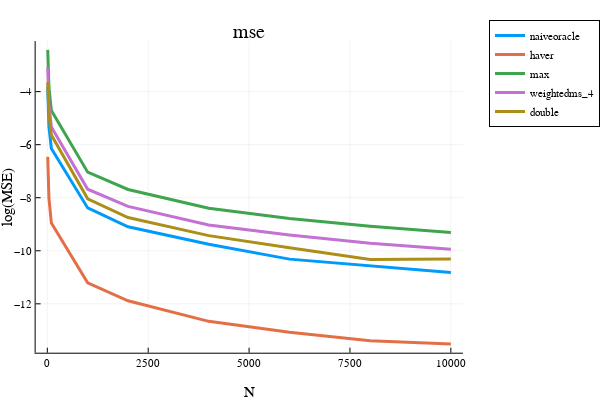

Source (notebook cell):
### Markdown cell above
### Single-gap Linear

### Code cell
"""
trying to run bandits and see the performance of the estimator.

"""

using Infiltrator
using ProgressMeter
using Plots
plotly()

include("./KjBandits.jl")
include("./KjFunctions.jl")


opt = (
    σ² = (1.0/2)^2, 
    dataseed = 313, #123
    algoseed = 789,
    n_trials = 200, #50, #1000, #200
    N_ary = [10, 20, 40, 100, 1000, 2000, 4000, 6000, 8000, 10000], 
    algo_name = "uniform", # "ucb", # "ucb", "sr", "uniform"
    problem_name = "multi_gap_linear", #"equal", "allbest", #"linear_K20" #"linear", "linear_K2_custom", "linear_K2"
    K = 64,
    num_optimals = nothing,
    degree = nothing,
    Delta = nothing,
    gap_splits = 0.3,
)
#estimator_names = ["haver", "naiveoracle", "avg", "max", "weighted_100", "weightedms_4", ]
estimator_names = ["naiveoracle", "haver", "avg", "max", "weightedms_4", "double"]
@show estimator_names
@show opt

hatvalues = zeros(opt.n_trials, length(opt.N_ary), length(estimator_names))
global estimators
global i_t_ary
rng_data = MersenneTwister(opt.dataseed)
rng_algo = MersenneTwister(opt.algoseed) 
rng_algo2 = MersenneTwister(opt.algoseed*31 + 1)
algo = []
problem = []
@showprogress for i_try = 1:opt.n_trials
#    global algo, problem
    myseed = rand(rng_data, UInt32)

    for i_N in eachindex(opt.N_ary)
        global problem, algo
        N = opt.N_ary[i_N]

        problem = problem_factory(
            opt.problem_name, opt.σ²,  myseed, 
            K=opt.K, num_optimals=opt.num_optimals, 
            degree=opt.degree, Delta=opt.Delta, gap_splits=opt.gap_splits)

        algo = algo_factory(opt.algo_name, problem, rand(rng_algo, UInt32))

        myseed2 = rand(rng_algo2, UInt32)
        estimators = [ estimator_factory(name, opt.σ², problem.μ, myseed2) for name in estimator_names]
    
        data = zeros(opt.K, N)
        for i in 1:opt.K
            algo.n_pulls[i] = N
            rewards = problem.μ[i] .+ sqrt(problem.σ²)*randn(problem.rngs[i], N) 
            algo.sum_rewards[i] = sum(rewards) 
            data[i,:] .= rewards
        end 
        
        for i_est in 1:length(estimators)-1
            hatvalues[i_try, i_N, i_est] = estimate_value(estimators[i_est], algo)
        end
        hatvalues[i_try, i_N, end] = estimate_value(estimators[end], data)
        
        @assert maximum(problem.μ) == 0.0
    end
    #- compute the bias and the MSE
end
bias = meansqueeze(hatvalues, 1) # n_alphas x n_estimators
mse = meansqueeze(hatvalues .^ 2, 1)
mae = meansqueeze(abs.(hatvalues), 1)

x = opt.N_ary
i = 1; plot(x, log.(mse[:,i]), label=estimator_names[i], linewidth=3)
i = 2; plot!(x, log.(mse[:,i]), label=estimator_names[i], linewidth=3)
# i = 3; plot!(x, log.(mse[:,i]), label=estimator_names[i], linewidth=3) 
i = 4; plot!(x, log.(mse[:,i]), label=estimator_names[i], linewidth=3)
i = 5; plot!(x, log.(mse[:,i]), label=estimator_names[i], linewidth=3)
i = 6; plot!(x, log.(mse[:,i]), label=estimator_names[i], linewidth=3)
plot!(xlabel="N", ylabel="log(MSE)", legend=:outertopright)  
title!("mse")

### Figure 1 — Plotly figure (JSON) as saved in the notebook; plotly's stock layout.template omitted (floating-point values rounded to 4 significant figures)
{"data": [{"colorbar": {"title": {"text": ""}}, "legendgroup": "naiveoracle", "line": {"color": "rgba(0, 154, 250, 1.000)", "dash": "solid", "shape": "linear", "width": 3}, "mode": "lines", "name": "naiveoracle", "showlegend": true, "type": "scatter", "x": [10, 20, 40, 100, 1000, 2000, 4000, 6000, 8000, 10000], "xaxis": "x", "y": [-3.827, -4.646, -5.324, -6.143, -8.386, -9.096, -9.755, -10.31, -10.58, -10.82], "yaxis": "y", "zmax": null, "zmin": null}, {"colorbar": {"title": {"text": ""}}, "legendgroup": "haver", "line": {"color": "rgba(227, 111, 71, 1.000)", "dash": "solid", "shape": "linear", "width": 3}, "mode": "lines", "name": "haver", "showlegend": true, "type": "scatter", "x": [10, 20, 40, 100, 1000, 2000, 4000, 6000, 8000, 10000], "xaxis": "x", "y": [-6.455, -7.321, -8.014, -8.952, -11.21, -11.89, -12.66, -13.07, -13.4, -13.51], "yaxis": "y", "zmax": null, "zmin": null}, {"colorbar": {"title": {"text": ""}}, "legendgroup": "max", "line": {"color": "rgba(62, 164, 78, 1.000)", "dash": "solid", "shape": "linear", "width": 3}, "mode": "lines", "name": "max", "showlegend": true, "type": "scatter", "x": [10, 20, 40, 100, 1000, 2000, 4000, 6000, 8000, 10000], "xaxis": "x", "y": [-2.425, -3.089, -3.832, -4.716, -7.036, -7.689, -8.393, -8.782, -9.077, -9.312], "yaxis": "y", "zmax": null, "zmin": null}, {"colorbar": {"title": {"text": ""}}, "legendgroup": "weightedms_4", "line": {"color": "rgba(195, 113, 210, 1.000)", "dash": "solid", "shape": "linear", "width": 3}, "mode": "lines", "name": "weightedms_4", "showlegend": true, "type": "scatter", "x": [10, 20, 40, 100, 1000, 2000, 4000, 6000, 8000, 10000], "xaxis": "x", "y": [-3.08, -3.729, -4.478, -5.333, -7.681, -8.327, -9.027, -9.405, -9.715, -9.945], "yaxis": "y", "zmax": null, "zmin": null}, {"colorbar": {"title": {"text": ""}}, "legendgroup": "double", "line": {"color": "rgba(172, 142, 24, 1.000)", "dash": "solid", "shape": "linear", "width": 3}, "mode": "lines", "name": "double", "showlegend": true, "type": "scatter", "x": [10, 20, 40, 100, 1000, 2000, 4000, 6000, 8000, 10000], "xaxis": "x", "y": [-3.645, -4.274, -4.878, -5.638, -8.04, -8.746, -9.429, -9.885, -10.33, -10.31], "yaxis": "y", "zmax": null, "zmin": null}], "layout": {"annotations": [{"font": {"color": "rgba(0, 0, 0, 1)", "family": "sans-serif", "size": 20}, "rotation": 0, "showarrow": false, "text": "mse", "x": 0.535, "xanchor": "center", "xref": "paper", "y": 1, "yanchor": "top", "yref": "paper"}], "height": 400, "legend": {"bgcolor": "rgba(255, 255, 255, 1.000)", "bordercolor": "rgba(0, 0, 0, 1)", "borderwidth": 1, "font": {"color": "rgba(0, 0, 0, 1)", "family": "sans-serif", "size": 11}, "title": {"font": {"color": "rgba(0, 0, 0, 1)", "family": "sans-serif", "size": 15}, "text": ""}, "tracegroupgap": 0, "traceorder": "normal", "x": 1.05, "xanchor": "upper", "y": 1, "yanchor": "right"}, "margin": {"b": 20, "l": 0, "r": 0, "t": 20}, "paper_bgcolor": "rgba(255, 255, 255, 1.000)", "plot_bgcolor": "rgba(255, 255, 255, 1.000)", "showlegend": true, "width": 600, "xaxis": {"anchor": "y", "domain": [0.07647, 0.9934], "gridcolor": "rgba(0, 0, 0, 0.1)", "gridwidth": 0.5, "linecolor": "rgba(0, 0, 0, 1)", "mirror": false, "range": [-289.7, 10300.0], "showgrid": true, "showline": true, "showticklabels": true, "tickangle": 0, "tickcolor": "rgb(0, 0, 0)", "tickfont": {"color": "rgba(0, 0, 0, 1)", "family": "sans-serif", "size": 11}, "tickmode": "array", "ticks": "inside", "ticktext": ["0", "2500", "5000", "7500", "10000"], "tickvals": [0, 2500, 5000, 7500, 10000], "title": {"font": {"color": "rgba(0, 0, 0, 1)", "family": "sans-serif", "size": 15}, "text": "N"}, "type": "linear", "visible": true, "zeroline": false, "zerolinecolor": "rgba(0, 0, 0, 1)"}, "yaxis": {"anchor": "x", "domain": [0.07581, 0.9415], "gridcolor": "rgba(0, 0, 0, 0.1)", "gridwidth": 0.5, "linecolor": "rgba(0, 0, 0, 1)", "mirror": false, "range": [-13.84, -2.093], "showgrid": true, "showline": true, "showticklabels": true, "tickangle": 0, "tickcolor": "rgb(0, 0, 0)", "tickfont": {"color": "rgba(0, 0, 0, 1)", "family": "sans-serif", "size": 11}, "tickmode": "array", "ticks": "inside", "ticktext": ["−12", "−10", "−8", "−6", "−4"], "tickvals": [-12, -10, -8, -6, -4], "title": {"font": {"color": "rgba(0, 0, 0, 1)", "family": "sans-serif", "size": 15}, "text": "log(MSE)"}, "type": "linear", "visible": true, "zeroline": false, "zerolinecolor": "rgba(0, 0, 0, 1)"}}}
